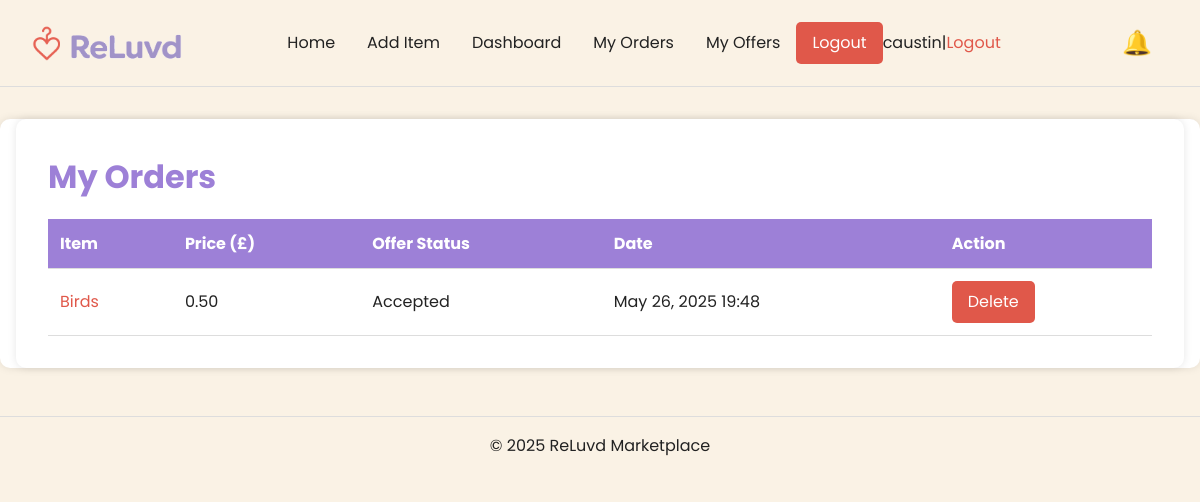
Page /checkout/orders/ (signed in) on the committed database.
### checkout/models.py (models this page shows, shortened)
class Order(models.Model):
    STATUS_CHOICES = [
        ("pending", "Pending"),
        ("accepted", "Accepted"),
        ("rejected", "Rejected"),
    ]
    item = models.ForeignKey(
        Item, on_delete=models.CASCADE, related_name="checkout_orders"
    )
    buyer = models.ForeignKey(settings.AUTH_USER_MODEL, on_delete=models.CASCADE)
    price = models.DecimalField(max_digits=10, decimal_places=2)
    is_offer = models.BooleanField(default=False)
    offer_note = models.TextField(blank=True)
    created_at = models.DateTimeField(auto_now_add=True)
    status = models.CharField(
        max_length=10, choices=STATUS_CHOICES, default="pending"
    )  # ✅ new

### items/models.py (models this page shows, shortened)
class Item(models.Model):
    CATEGORY_CHOICES = [
        ("fashion", "Fashion"),
        ("electronics", "Electronics"),
        ("books", "Books"),
        ("home", "Home"),
        ("other", "Other"),
    ]
    title = models.CharField(max_length=100)
    description = models.TextField()
    category = models.CharField(max_length=20, choices=CATEGORY_CHOICES)
    price = models.DecimalField(
        max_digits=8,
        decimal_places=2,
        validators=[MinValueValidator(0.01)],
    )
    image = models.ImageField(upload_to="item_images/", blank=True, null=True)
    seller = models.ForeignKey(User, on_delete=models.CASCADE, related_name="items")
    date_posted = models.DateTimeField(auto_now_add=True)
    is_sold = models.BooleanField(default=False)
    quantity = models.PositiveIntegerField(default=1)

### checkout/views.py (the view)
# urls.py: path("orders/", views.my_orders, name="my_orders"),
@login_required
def my_orders(request):
    orders = (
        Order.objects.filter(buyer=request.user)
        .select_related("item")
        .order_by("-created_at")
    )
    return render(request, "checkout/my_orders.html", {"orders": orders})

### items/context_processors.py (called while the page is built)
def notifications(request):
    return {"notifications": get_notifications(request.user)}

### items/utils.py (called while the page is built)
def get_notifications(user):
    if not user.is_authenticated:
        return []
    items = Item.objects.filter(seller=user)
    message_notes = Message.objects.filter(item__in=items).order_by("-created_at")[:5]
    offer_notes = Order.objects.filter(item__in=items, is_offer=True).order_by(
        "-created_at"
    )[:5]
    sold_notes = Item.objects.filter(seller=user, is_sold=True).order_by(
        "-date_posted"
    )[:5]
    return {
        "messages": message_notes,
        "offers": offer_notes,
        "sales": sold_notes,
    }

### templates/checkout/my_orders.html (shortened to what this page needs)
{% extends "base.html" %}
{% load static %}
{% block extra_css %}
<link rel="stylesheet" href="{% static 'css/my_orders.css' %}">
{% endblock %}
{% block content %}
<main role="main" aria-labelledby="my-orders-heading">
    <h2 id="my-orders-heading">My Orders</h2>
    {% if orders %}
    <table aria-describedby="my-orders-heading">
        <thead>
            <tr>
                <th scope="col">Item</th>
                <th scope="col">Price (£)</th>
                <th scope="col">Offer Status</th>
                <th scope="col">Date</th>
                <th scope="col">Action</th>
            </tr>
        </thead>
        <tbody>
            {% for order in orders %}
            <tr>
                <td>
                    <a href="{% url 'item_detail' order.item.id %}" aria-label="View item {{ order.item.title }}">
                        {{ order.item.title }}
                    </a>
                </td>
                <td>{{ order.price }}</td>
                <td>
                    {% if order.is_offer %}
                    {{ order.status|title }}
                    {% else %}
                    Direct Purchase
                    {% endif %}
                </td>
                <td>{{ order.created_at|date:"M d, Y H:i" }}</td>
                <td>
                    <form action="{% url 'delete_order' order.id %}" method="POST" style="display:inline;">
                        <button type="submit" aria-label="Delete order for {{ order.item.title }}">Delete</button>
                    </form>
                </td>
            </tr>
            {% endfor %}
        </tbody>
    </table>
    {% else %}
    <p>You haven’t made any purchases or offers yet.</p>
    {% endif %}
</main>
{% endblock %}

### templates/base.html (shortened to what this page needs)
{% load static %}
<!DOCTYPE html>
<html lang="en">
<head>
    <link rel="stylesheet" href="{% static 'css/style.css' %}">
    <link rel="stylesheet" href="{% static 'css/base_header.css' %}">
    {% block extra_css %}{% endblock %}
</head>
<body>
    <header class="site-header" role="banner">
        <div class="container">
            <div class="header-content">
                <div class="logo">
                    <a href="/" aria-label="ReLuvd homepage">
                        <img src="{% static 'images/reluvd.png' %}" alt="ReLuvd Logo" width="150" height="auto">
                    </a>
                </div>
                <nav class="site-nav" aria-label="Main navigation">
                    <ul>
                        <li><a href="/">Home</a></li>
                        <li><a href="/add/">Add Item</a></li>
                        <li><a href="/dashboard/">Dashboard</a></li>
                        {% if user.is_authenticated %}
                        <li><a href="{% url 'my_orders' %}">My Orders</a></li>
                        <li><a href="{% url 'my_offers' %}">My Offers</a></li>
                        <li>
                            <form action="{% url 'logout' %}" method="post" style="display: inline;">
                                <button type="submit" aria-label="Log out of your account">Logout</button>
                            </form>
                        </li>
                        {% if user.is_authenticated %}
                        <span> {{ user.username }}</span> |
                        <a href="{% url 'logout' %}">Logout</a>
                        {% else %}
                        <a href="{% url 'login' %}">Login</a> {% endif %}
                        {% else %}
                        <li><a href="{% url 'login' %}" aria-label="Login to your account">Login</a></li>
                        <li><a href="{% url 'signup' %}" aria-label="Register a new account">Sign Up</a></li>
                        {% endif %}
                    </ul>
                </nav>
                <div class="notification-bell">
                    <button id="bellButton" aria-label="View and toggle notifications">🔔</button>
                </div>
            </div>
        </div>
    </header>
    <main class="container" role="main">
        {% block content %}{% endblock %}
    </main>
    <footer class="site-footer" role="contentinfo">
        <div class="container">
            <p>&copy; 2025 ReLuvd Marketplace</p>
        </div>
    </footer>
</body>
</html>

### static/css/style.css (style rules this page uses)
*, *::before, *::after { box-sizing: border-box; }
* { margin: 0; }
@media (prefers-reduced-motion: no-preference) { html { interpolate-size: allow-keywords; } }
body { line-height: 1.5; -webkit-font-smoothing: antialiased; }
img, picture, video, canvas, svg { display: block; max-width: 100%; }
input, button, textarea, select { font: inherit; }
p, h1, h2, h3, h4, h5, h6 { overflow-wrap: break-word; }
p { text-wrap: pretty; }
h1, h2, h3, h4, h5, h6 { text-wrap: balance; }
:root { --primary-red: #E0584A; --primary-purple: #9D80D7; --background: #FAF2E5; --text-dark: #222222; --text-light: #FFFFFF; --accent-yellow: #FFC857; --accent-green: #4CAF50; --error-red: #D32F2F; }
* { margin: 0; padding: 0; box-sizing: border-box; }
body { font-family: 'Poppins', Arial, sans-serif; color: var(--text-dark); background-color: var(--background); line-height: 1.6; font-size: 16px; }
h1, h2, h3, h4, h5, h6 { color: var(--primary-purple); margin-bottom: 0.5em; }
h2 { font-size: 2rem; }
a { color: var(--primary-red); text-decoration: none; }
button, .btn { font-family: inherit; font-size: 1rem; padding: 0.35em 1.0em; border: none; border-radius: 5px; cursor: pointer; background-color: var(--primary-red); color: var(--text-light); transition: background-color 0.3s ease; }
.container { max-width: 1200px; margin: 0 auto; padding: 0 1rem; }

### static/css/base_header.css (style rules this page uses)
.site-header { background-color: var(--background); border-bottom: 1px solid #ddd; padding: 1rem; position: relative; z-index: 100; }
.header-content { display: flex; justify-content: space-between; align-items: center; }
.logo a { font-size: 1.75rem; color: var(--primary-purple); text-decoration: none; font-weight: 700; }
.site-nav ul { list-style: none; padding: 0; margin: 0; display: none; flex-direction: column; background-color: var(--background); position: absolute; top: 100%; right: 0; left: 0; z-index: 10; border-top: 1px solid #ddd; border-bottom: 1px solid #ddd; box-shadow: 0 4px 12px rgba(0, 0, 0, 0.15); }
.site-nav ul li { border-bottom: 1px solid #eee; }
.site-nav ul li a { display: block; padding: 1rem; color: var(--text-dark); text-decoration: none; }
.notification-bell { position: relative; margin-left: 1rem; }
.notification-bell button { background: none; border: none; font-size: 1.5rem; cursor: pointer; color: var(--primary-red); }
.container { max-width: 1200px; margin: 0 auto; padding: 0 1rem; }
.site-footer { text-align: center; margin-top: 3rem; padding: 1rem 0; border-top: 1px solid #ddd; }
@media (min-width: 768px) { .site-nav ul { display: flex !important; position: static; flex-direction: row; background: none; border: none; align-items: center; } }
@media (min-width: 768px) { .site-nav ul li { border: none; } }
@media (min-width: 768px) { .site-nav ul li a { padding: 0.5rem 1rem; } }
@media (min-width: 768px) { .site-nav ul { box-shadow: none; } }

### static/css/my_orders.css (style rules this page uses)
main { background: #fff; padding: 2rem; border-radius: 10px; box-shadow: 0 0 8px rgba(0, 0, 0, 0.1); margin-top: 2rem; }
table { width: 100%; border-collapse: collapse; margin-top: 1rem; }
thead { background-color: var(--primary-purple); color: #fff; }
th, td { padding: 0.75rem; text-align: left; border-bottom: 1px solid #ddd; }
td a { color: var(--primary-red); text-decoration: none; }
button { background-color: var(--primary-red); color: white; border: none; padding: 0.5rem 1rem; border-radius: 5px; cursor: pointer; transition: 0.3s ease; }

### rows in the picture
Order: item "Birds", price "0.50", status "Accepted", created_at "May 26, 2025 19:48"

### other values in the picture
{{ user.username }} "caustin"
